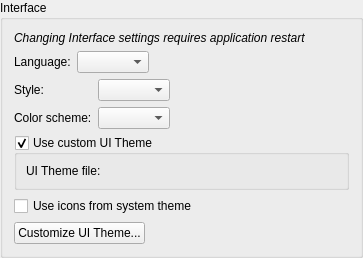
             <widget class="QGroupBox" name="UISettingsBox">
              <property name="title">
               <string>Interface</string>
              </property>
              <layout class="QVBoxLayout" name="UISettingsBoxLayout">
               <item>
                <widget class="QLabel" name="labelRestartRequired">
                 <property name="font">
                  <font>
                   <italic>true</italic>
                  </font>
                 </property>
                 <property name="text">
                  <string>Changing Interface settings requires application restart</string>
                 </property>
                </widget>
               </item>
               <item>
                <layout class="QHBoxLayout" name="layoutLanguage">
                 <item>
                  <widget class="QLabel" name="labelLanguage">
                   <property name="text">
                    <string>Language:</string>
                   </property>
                  </widget>
                 </item>
                 <item>
                  <widget class="QComboBox" name="comboLanguage"/>
                 </item>
                 <item>
                  <spacer name="spacerLanguage">
                   <property name="orientation">
                    <enum>Qt::Orientation::Horizontal</enum>
                   </property>
                   <property name="sizeHint" stdset="0">
                    <size>
                     <width>200</width>
                     <height>20</height>
                    </size>
                   </property>
                  </spacer>
                 </item>
                </layout>
               </item>
               <item>
                <layout class="QGridLayout" name="layoutStyle">
                 <item row="0" column="0">
                  <widget class="QLabel" name="labelStyle">
                   <property name="text">
                    <string>Style:</string>
                   </property>
                  </widget>
                 </item>
                 <item row="0" column="1">
                  <widget class="QComboBox" name="comboStyle"/>
                 </item>
                 <item row="0" column="2">
                  <widget class="QLabel" name="labelStyleHint">
                   <property name="font">
                    <font>
                     <italic>true</italic>
                    </font>
                   </property>
                   <property name="wordWrap">
                    <bool>true</bool>
                   </property>
                  </widget>
                 </item>
                 <item row="1" column="0">
                  <widget class="QLabel" name="labelColorScheme">
                   <property name="text">
                    <string>Color scheme:</string>
                   </property>
                  </widget>
                 </item>
                 <item row="1" column="1">
                  <widget class="QComboBox" name="comboColorScheme"/>
                 </item>
                 <item row="1" column="2">
                  <spacer name="spacerColorScheme">
                   <property name="orientation">
                    <enum>Qt::Orientation::Horizontal</enum>
                   </property>
                   <property name="sizeHint" stdset="0">
                    <size>
                     <width>40</width>
                     <height>20</height>
                    </size>
                   </property>
                  </spacer>
                 </item>
                </layout>
               </item>
               <item>
                <widget class="QGroupBox" name="checkUseCustomTheme">
                 <property name="title">
                  <string>Use custom UI Theme</string>
                 </property>
                 <property name="checkable">
                  <bool>true</bool>
                 </property>
                 <layout class="QHBoxLayout" name="horizontalLayout_18">
                  <item>
                   <widget class="QLabel" name="label_16">
                    <property name="text">
                     <string>UI Theme file:</string>
                    </property>
                   </widget>
                  </item>
                  <item>
                   <widget class="FileSystemPathLineEdit" name="customThemeFilePath" native="true"/>
                  </item>
                 </layout>
                </widget>
               </item>
               <item>
                <widget class="QCheckBox" name="checkUseSystemIcon">
                 <property name="text">
                  <string>Use icons from system theme</string>
                 </property>
                </widget>
               </item>
               <item>
                <widget class="QPushButton" name="buttonCustomizeUITheme">
                 <property name="sizePolicy">
                  <sizepolicy hsizetype="Fixed" vsizetype="Fixed">
                   <horstretch>0</horstretch>
                   <verstretch>0</verstretch>
                  </sizepolicy>
                 </property>
                 <property name="text">
                  <string>Customize UI Theme...</string>
                 </property>
                </widget>
               </item>
              </layout>
             </widget>
